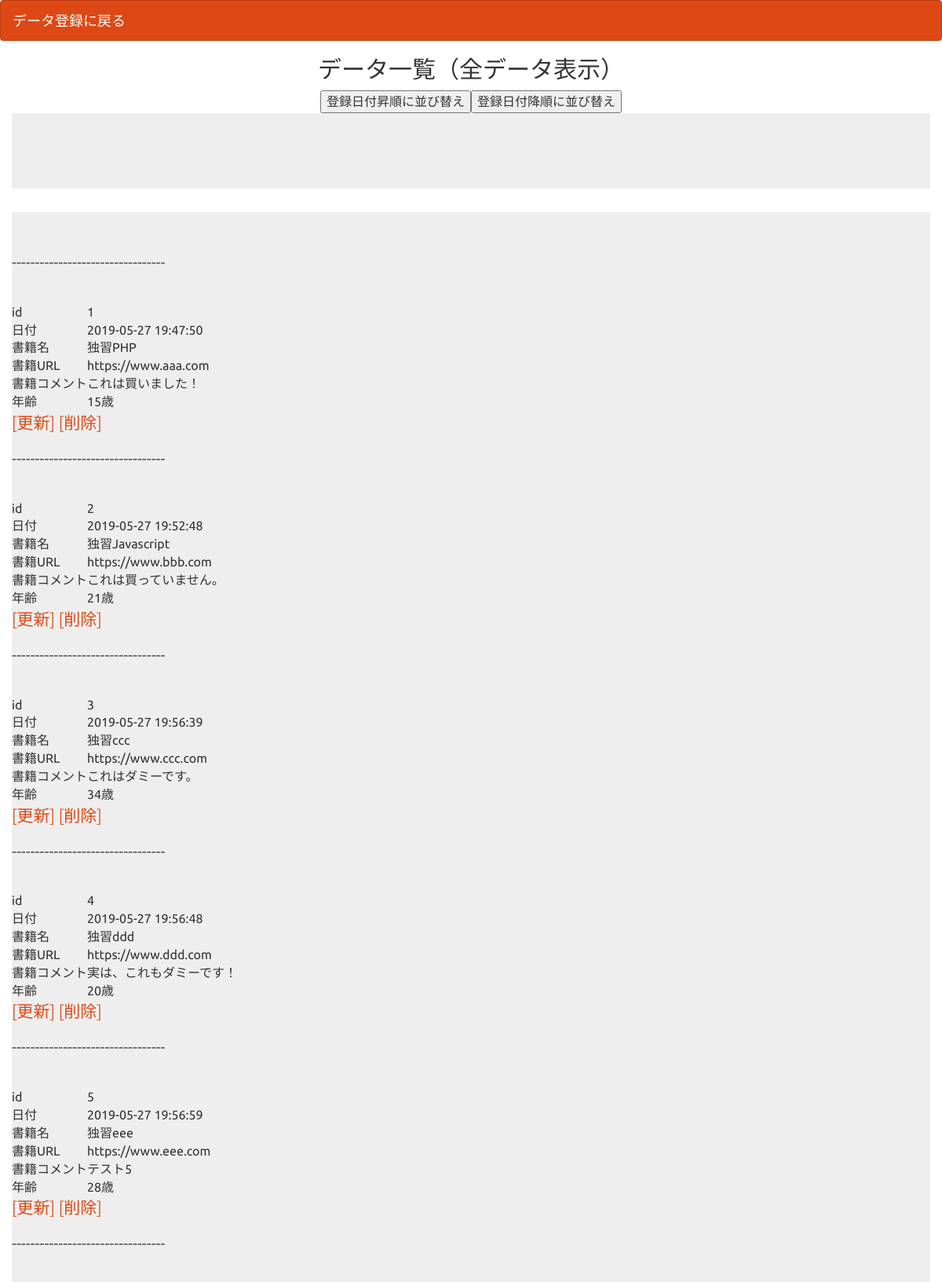
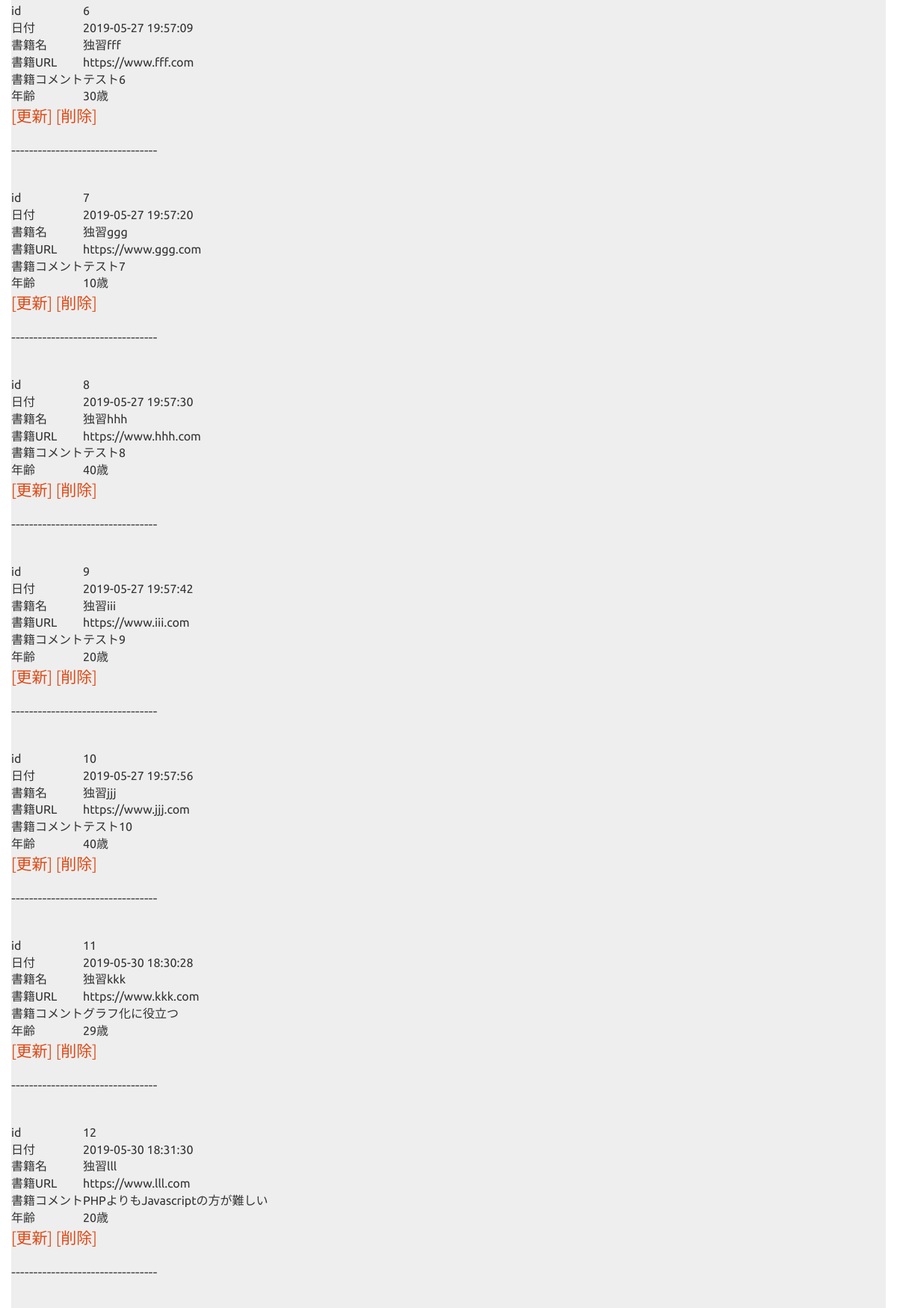
The page /select.php (upper part) on the database its author committed (2 pictures, top to bottom).
### tables this page shows
CREATE TABLE `gs_test_table` (
  `id` int(12) NOT NULL,
  `sdate` varchar(12) NOT NULL,
  `bookname` varchar(64) NOT NULL,
  `bookurl` text NOT NULL,
  `bookcomment` text NOT NULL,
  `indate` datetime NOT NULL,
  `age` int(12) NOT NULL
);

### select.php (the view, shortened to what this page needs)
<?php
try{
    $pdo = new PDO('mysql:dbname=gs_db_test;charset=utf8;host=localhost','root','');
} catch (PDOException $e) {
    exit('データベースに接続できませんでした！'.$e->getMessage());
}
$stmt = $pdo->prepare("SELECT * FROM gs_test_table");
$status = $stmt->execute();
$view="";
if($status==false){
    $error = $stmt->errorInfo();
    exit("ErrorQuery".$error[2]);
}else{
    while($result = $stmt->fetch(PDO::FETCH_ASSOC)){
        $view .= "<p>---------------------------------</p>";
        $view .= "<table>";
        $view .=
            "<tr><td>id</td><td>".$result["id"]."</td></tr>".
            "<tr><td>日付</td><td>".$result["indate"]."</td></tr>".
            "<tr><td>書籍名</td><td>".$result["bookname"]."</td></tr>".
            "<tr><td>書籍URL</td><td>".$result["bookurl"]."</td></tr>".
            "<tr><td>書籍コメント</td><td>".$result["bookcomment"]."</td></tr>".
            "<tr><td>年齢</td><td>".$result["age"]."歳"."</td></tr><br>";
        $view .= "</table>";
        $view .= '<p>';
        $view .= '<a href = "detail.php?id='.$result["id"].'">';
        $view .= '[更新]';
        $view .= '</a>';
        $view .= ' ';
        $view .= '<a href = "delete.php?id='.$result["id"].'">';
        $view .= '[削除]';
        $view .= '</a>';
        $view .= '</p>';
    }
}
?>
<!DOCTYPE html>
<html lang="ja">
<head>
<link rel="stylesheet" href="css/range.css">
<link href="css/bootstrap.min.css" rel="stylesheet">
</head>
<body id="main">
<header>
  <nav class="navbar navbar-default">
    <div class="container-fluid">
      <div class="navbar-header">
      <a class="navbar-brand" href="index.php">データ登録に戻る</a>
      </div>
    </div>
  </nav>
</header>
<div align="center">
    <h2>データ一覧（全データ表示）</h2>
    <table>
        <tr>
        <td>
        <form method="post" action="sort_desc.php">
        <input type="submit" name="descending" value="登録日付昇順に並び替え">
        </form>
        </td>
        <td>
        <form method="post" action="sort_asc.php">
        <input type="submit" name="ascending" value="登録日付降順に並び替え">
        </form>
        </td>
        </tr>
    </table>
</div>
    <div class="container jumbotron" id="container"></div>
    <div class="container jumbotron"><?=$view?></div>
</body>
</html>

### select.php (style rules this page uses)
div { font-size:16px; }

### rows shown on the page
gs_test_table: id "1", indate "2019-05-27 19:47:50", bookname "独習PHP", bookurl "https://www.aaa.com", bookcomment "これは買いました！", age "15", value "[更新] [削除]"
gs_test_table: id "2", indate "2019-05-27 19:52:48", bookname "独習Javascript", bookurl "https://www.bbb.com", bookcomment "これは買っていません。", age "21", value "[更新] [削除]"
gs_test_table: id "3", indate "2019-05-27 19:56:39", bookname "独習ccc", bookurl "https://www.ccc.com", bookcomment "これはダミーです。", age "34", value "[更新] [削除]"
gs_test_table: id "4", indate "2019-05-27 19:56:48", bookname "独習ddd", bookurl "https://www.ddd.com", bookcomment "実は、これもダミーです！", age "20", value "[更新] [削除]"
gs_test_table: id "5", indate "2019-05-27 19:56:59", bookname "独習eee", bookurl "https://www.eee.com", bookcomment "テスト5", age "28", value "[更新] [削除]"
gs_test_table: id "6", indate "2019-05-27 19:57:09", bookname "独習fff", bookurl "https://www.fff.com", bookcomment "テスト6", age "30", value "[更新] [削除]"
gs_test_table: id "7", indate "2019-05-27 19:57:20", bookname "独習ggg", bookurl "https://www.ggg.com", bookcomment "テスト7", age "10", value "[更新] [削除]"
gs_test_table: id "8", indate "2019-05-27 19:57:30", bookname "独習hhh", bookurl "https://www.hhh.com", bookcomment "テスト8", age "40", value "[更新] [削除]"
gs_test_table: id "9", indate "2019-05-27 19:57:42", bookname "独習iii", bookurl "https://www.iii.com", bookcomment "テスト9", age "20", value "[更新] [削除]"
gs_test_table: id "10", indate "2019-05-27 19:57:56", bookname "独習jjj", bookurl "https://www.jjj.com", bookcomment "テスト10", age "40", value "[更新] [削除]"
gs_test_table: id "11", indate "2019-05-30 18:30:28", bookname "独習kkk", bookurl "https://www.kkk.com", bookcomment "グラフ化に役立つ", age "29", value "[更新] [削除]"
gs_test_table: id "12", indate "2019-05-30 18:31:30", bookname "独習lll", bookurl "https://www.lll.com", bookcomment "PHPよりもJavascriptの方が難しい", age "20", value "[更新] [削除]"
